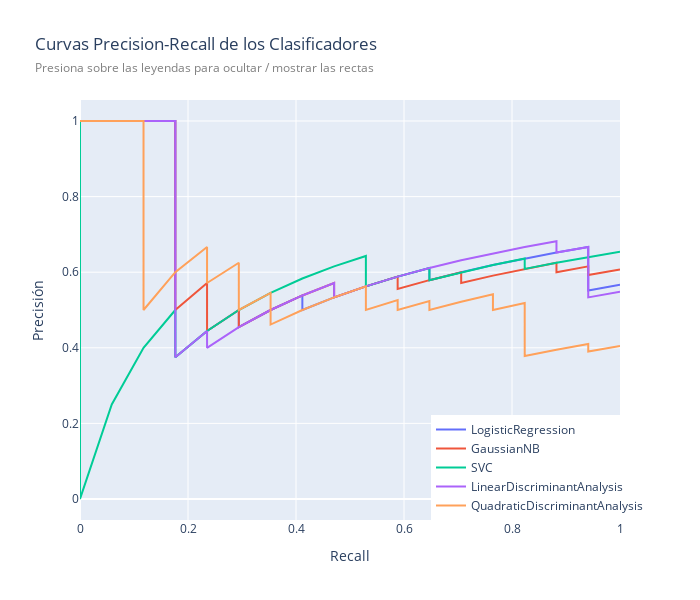

Here is the notebook cell this chart was saved with:
### Markdown cell above
Al observar los clasificadores Naive Bayes y QDA, se nota que el mayor accuracy se obtiene con conjuntos de entrenamiento pequeños, con valores de 0.76 y 1, respectivamente. Sin embargo, al aumentar el tamaño del conjunto de entrenamiento a 50 datos, el accuracy disminuye notablemente a 0.37 y 0.51, respectivamente. Posteriormente, al aumentar aún más el conjunto de entrenamiento, se observa un aumento en el accuracy, llegando a niveles cercanos a 0.62.

Por otro lado, el modelo logístico mantiene un nivel de accuracy constante en todos los tamaños del conjunto de entrenamiento. No obstante, el accuracy del conjunto de prueba no mejora. Esto indica que posiblemente sea necesario aumentar la cantidad de datos para que el modelo logístico pueda generalizar de manera adecuada.

En cuanto a los modelos SVC y LDA, muestran niveles altos y constantes de accuracy en todos los tamaños del conjunto de entrenamiento. Es importante destacar que el accuracy de los datos de prueba aumenta ligeramente, lo cual indica que los clasificadores aprenden de manera relativamente buena a medida que se incrementa el tamaño del conjunto de entrenamiento. Sin embargo, no se logra alcanzar un accuracy constante entre los datos de entrenamiento y de prueba. Al igual que el clasificador logístico, es posible que al aumentar la cantidad de datos se pueda mejorar la clasificación de manera más efectiva.

### Code cell
# Crear una lista con los resultados de PRC de diferentes modelos
prc_scores = [dfPRC_log, dfPRC_nb, dfPRC_svc, dfPRC_lda, dfPRC_qda]

# Concatenar los resultados de PRC en un solo DataFrame
df_prc = pd.concat(prc_scores, axis=0)

# Crear una lista vacía para almacenar las trazas de los modelos
traces = []

# Iterar sobre los modelos únicos en el DataFrame df_prc
# Cada modelo representa una capa en el gráfico PRC
for model in df_prc['Classifier'].unique():
    # Filtrar los datos del modelo actual
    model_data = df_prc[df_prc['Classifier'] == model]

    # Crear una traza para el modelo actual
    trace = go.Scatter(
        x=model_data['Recall'],
        y=model_data['Precision'],
        mode='lines',
        name=f'{model}'
    )
    # Agregar la traza a la lista de trazas
    traces.append(trace)

# Definir el diseño del gráfico
layout = go.Layout(
    title='Curvas Precision-Recall de los Clasificadores',
    xaxis=dict(title='Recall'),
    yaxis=dict(title='Precisión'),
    showlegend=True,
    legend=dict(x=0.65, y=0.0),
    height=600,
    width=700
)

# Añade un subtítulo
layout['title']['text'] += '<br><span style="font-size: 12px; color: gray;">Presiona sobre las leyendas para ocultar / mostrar las rectas</span>'

# Crear la figura del gráfico con las trazas y el diseño
fig = go.Figure(data=traces, layout=layout)

# Mostrar el gráfico
fig.show()

### Figure 1 — Plotly figure (JSON) as saved in the notebook; plotly's stock layout.template omitted (floating-point values rounded to 4 significant figures)
{"data": [{"mode": "lines", "name": "LogisticRegression", "type": "scatter", "x": [1, 0.9412, 0.9412, 0.9412, 0.9412, 0.9412, 0.9412, 0.8824, 0.8235, 0.7647, 0.7059, 0.6471, 0.6471, 0.5882, 0.5294, 0.4706, 0.4118, 0.4118, 0.3529, 0.2941, 0.2941, 0.2353, 0.1765, 0.1765, 0.1765, 0.1765, 0.1765, 0.1765, 0.1176, 0.05882, 0], "y": [0.5667, 0.5517, 0.5714, 0.5926, 0.6154, 0.64, 0.6667, 0.6522, 0.6364, 0.619, 0.6, 0.5789, 0.6111, 0.5882, 0.5625, 0.5333, 0.5, 0.5385, 0.5, 0.4545, 0.5, 0.4444, 0.375, 0.4286, 0.5, 0.6, 0.75, 1, 1, 1, 1]}, {"mode": "lines", "name": "GaussianNB", "type": "scatter", "x": [1, 0.9412, 0.9412, 0.8824, 0.8824, 0.8235, 0.7647, 0.7059, 0.7059, 0.6471, 0.5882, 0.5882, 0.5294, 0.4706, 0.4706, 0.4118, 0.3529, 0.2941, 0.2941, 0.2353, 0.2353, 0.2353, 0.1765, 0.1765, 0.1765, 0.1765, 0.1176, 0.05882, 0], "y": [0.6071, 0.5926, 0.6154, 0.6, 0.625, 0.6087, 0.5909, 0.5714, 0.6, 0.5789, 0.5556, 0.5882, 0.5625, 0.5333, 0.5714, 0.5385, 0.5, 0.4545, 0.5, 0.4444, 0.5, 0.5714, 0.5, 0.6, 0.75, 1, 1, 1, 1]}, {"mode": "lines", "name": "SVC", "type": "scatter", "x": [1, 0.9412, 0.8824, 0.8235, 0.8235, 0.7647, 0.7059, 0.6471, 0.6471, 0.5882, 0.5294, 0.5294, 0.5294, 0.4706, 0.4118, 0.3529, 0.2941, 0.2353, 0.1765, 0.1765, 0.1765, 0.1176, 0.05882, 0, 0, 0, 0], "y": [0.6538, 0.64, 0.625, 0.6087, 0.6364, 0.619, 0.6, 0.5789, 0.6111, 0.5882, 0.5625, 0.6, 0.6429, 0.6154, 0.5833, 0.5455, 0.5, 0.4444, 0.375, 0.4286, 0.5, 0.4, 0.25, 0, 0, 0, 1]}, {"mode": "lines", "name": "LinearDiscriminantAnalysis", "type": "scatter", "visible": true, "x": [1, 0.9412, 0.9412, 0.9412, 0.9412, 0.9412, 0.9412, 0.9412, 0.8824, 0.8824, 0.8235, 0.7647, 0.7059, 0.6471, 0.5882, 0.5294, 0.4706, 0.4706, 0.4118, 0.3529, 0.2941, 0.2353, 0.2353, 0.1765, 0.1765, 0.1765, 0.1765, 0.1765, 0.1765, 0.1176, 0.05882, 0], "y": [0.5484, 0.5333, 0.5517, 0.5714, 0.5926, 0.6154, 0.64, 0.6667, 0.6522, 0.6818, 0.6667, 0.65, 0.6316, 0.6111, 0.5882, 0.5625, 0.5333, 0.5714, 0.5385, 0.5, 0.4545, 0.4, 0.4444, 0.375, 0.4286, 0.5, 0.6, 0.75, 1, 1, 1, 1]}, {"mode": "lines", "name": "QuadraticDiscriminantAnalysis", "type": "scatter", "visible": true, "x": [1, 0.9412, 0.9412, 0.9412, 0.8824, 0.8235, 0.8235, 0.8235, 0.8235, 0.8235, 0.8235, 0.8235, 0.8235, 0.8235, 0.8235, 0.8235, 0.7647, 0.7647, 0.7647, 0.7059, 0.6471, 0.6471, 0.5882, 0.5882, 0.5294, 0.5294, 0.5294, 0.4706, 0.4118, 0.3529, 0.3529, 0.3529, 0.2941, 0.2941, 0.2941, 0.2353, 0.2353, 0.1765, 0.1176, 0.1176, 0.1176, 0.05882, 0], "y": [0.4048, 0.3902, 0.4, 0.4103, 0.3947, 0.3784, 0.3889, 0.4, 0.4118, 0.4242, 0.4375, 0.4516, 0.4667, 0.4828, 0.5, 0.5185, 0.5, 0.52, 0.5417, 0.5217, 0.5, 0.5238, 0.5, 0.5263, 0.5, 0.5294, 0.5625, 0.5333, 0.5, 0.4615, 0.5, 0.5455, 0.5, 0.5556, 0.625, 0.5714, 0.6667, 0.6, 0.5, 0.6667, 1, 1, 1]}], "layout": {"height": 600, "legend": {"x": 0.65, "y": 0}, "showlegend": true, "title": {"text": "Curvas Precision-Recall de los Clasificadores<br><span style=\"font-size: 12px; color: gray;\">Presiona sobre las leyendas para ocultar / mostrar las rectas</span>"}, "width": 700, "xaxis": {"autorange": true, "range": [0, 1], "title": {"text": "Recall"}, "type": "linear"}, "yaxis": {"autorange": true, "range": [-0.05556, 1.056], "title": {"text": "Precisión"}, "type": "linear"}}}
